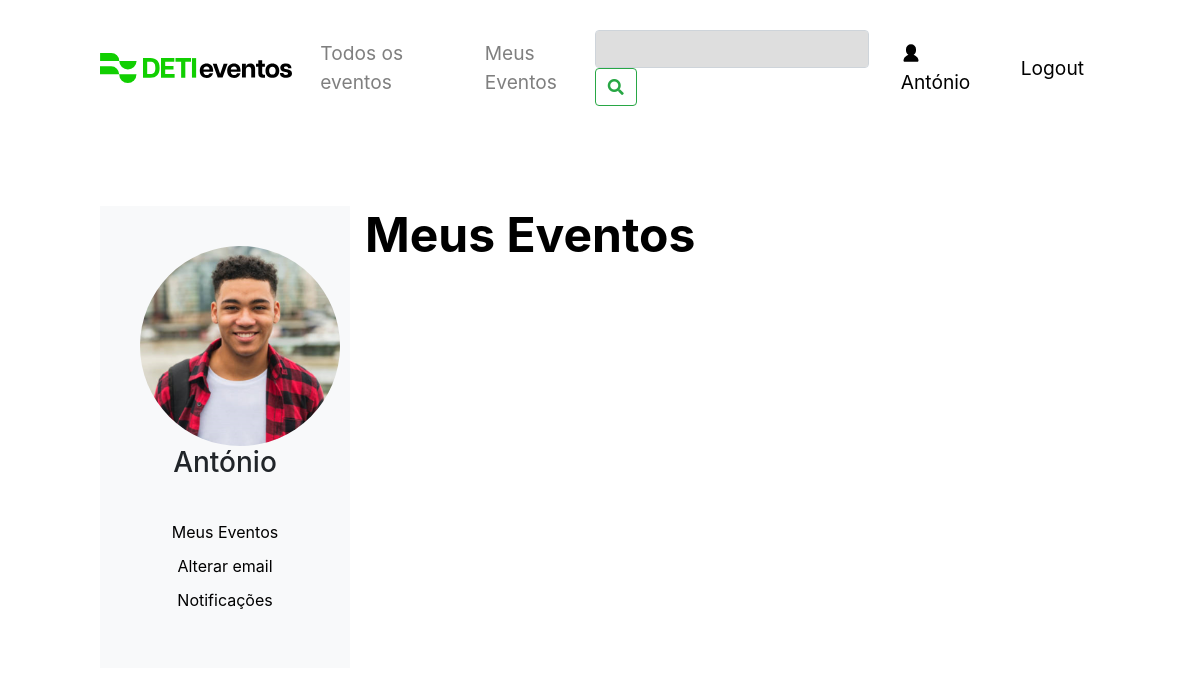
Page /meus_eventos (signed in) on the committed database.
### tables this page shows
CREATE TABLE users (
    id INTEGER PRIMARY KEY,
    email TEXT NOT NULL,
    name TEXT NOT NULL,
    password TEXT NOT NULL,
    img TEXT
    );

### app.py (the view)
@app.route('/meus_eventos')
def meus_eventos():
    user_id = get_user_id(session.get('user_email'))
    events = get_user_associated_events(user_id)
    user_img = get_user_img(user_id)
    converted_events = []
    for event in events:
        converted_event = list(event)
        converted_event[5] = datetime.strptime(event[5], '%Y-%m-%d').date()
        converted_events.append(tuple(converted_event))
    converted_events.sort(key=lambda x: x[5])
    user = 'user_email' in session
    name = session.get('user_name')
    user_events = get_user_events(user_id)
    user_events = list(user_events)
    event = get_events()
    registered_event_ids = [event[1] for event in user_events]
    registered_events = [event for event in converted_events if event[0] in registered_event_ids]
    return render_template('eventos.html', is_admin=False, user_id=2, name=name, user=user, user_events=user_events, event=event, registered_event_ids = registered_event_ids, events=registered_events, user_img=user_img)

### models.py (called while the page is built)
def get_user_id(email):
    connection = sqlite3.connect('data.db', check_same_thread=False)
    cursor = connection.cursor()
    cursor.execute("SELECT id FROM users WHERE email = ?", (email,))
    user_id = cursor.fetchall()
    if len(user_id) == 0:
        return None
    return user_id[0][0]

def get_events():
    connection = sqlite3.connect('data.db', check_same_thread=False)
    cursor = connection.cursor()
    try:
        cursor.execute("SELECT * FROM events")
        results = cursor.fetchall()
        return results
    except Exception as e:
        print(e)
        return None

def get_user_events(user_id):
    connection = sqlite3.connect('data.db', check_same_thread=False)
    cursor = connection.cursor()
    try:
        cursor.execute("SELECT * FROM user_events WHERE user_id = ?", (user_id,))
        results = cursor.fetchall()
        return results
    except Exception as e:
        print(e)
        return None

def get_user_associated_events(user_id):
    connection = sqlite3.connect('data.db', check_same_thread=False)
    cursor = connection.cursor()
    cursor.execute("""
    SELECT events.*
    FROM events
    JOIN user_events ON events.id = user_events.event_id
    WHERE user_events.user_id = ?
    """, (user_id,))
    return cursor.fetchall()

def get_user_img(user_id):
    connection = sqlite3.connect('data.db', check_same_thread=False)
    cursor = connection.cursor()
    cursor.execute("SELECT img FROM users WHERE id = ?", (user_id,))
    return cursor.fetchall()[0][0]

### templates/eventos.html (shortened to what this page needs)
<!DOCTYPE html>
<html lang="en">
<head>
  <link rel="stylesheet" href="https://cdnjs.cloudflare.com/ajax/libs/font-awesome/5.15.1/css/all.min.css">
  <link rel="stylesheet" href="https://stackpath.bootstrapcdn.com/bootstrap/4.3.1/css/bootstrap.min.css">
  <link rel="stylesheet" href="/static/css/navbar_style.css">
  <link rel="stylesheet" href="/static/css/perfil.css">
  <link rel="stylesheet" href="/static/css/style.css">
  <link rel="stylesheet" href="/static/css/pop_up.css">
  <link rel="stylesheet" href="https://cdn.jsdelivr.net/npm/sweetalert2@11/dist/sweetalert2.min.css">
</head>
<body>
  <nav class="navbar_style navbar navbar-expand-lg navbar-light bg-light">
    <a href="/">
      <img src="/static/images/DETI.svg" alt="DETI Logo">
    </a>
    <div class="collapse navbar-collapse" id="navbarNav">
      <ul class="navbar-nav">
        <li class="nav-item">
          <a class="nav-link navbar_style_links" href="/todos_os_eventos">Todos os eventos</a>
        </li>
        <li class="nav-item">
          <a class="nav-link navbar_style_links" href="/meus_eventos">Meus Eventos</a>
        </li>
      </ul>
      <form class="form-inline ml-auto" action="/search_meus" method="get">
        <input class="form-control mr-sm-2 navbar_style_search" type="text" placeholder="" name="q"
          aria-label="Campo_Pesquisa">
        <button class="btn btn-outline-success my-2 my-sm-0" type="submit"><i class="fas fa-search"
            aria-label="Botao_Pesquisar"></i></button>
      </form>
        {% if user %}
        <a class="nav-link ml-2 navbar_style_login" href="/meus_eventos">
          <img class="login-icon" src="static/images/user_icon.svg" alt="User Icon">
          {{ name }}
          {% endif %}
        </a>
        <a class="nav-link ml-2 navbar_style_login" href="/logout">
          Logout
        </a>
    </div>
  </nav>
  <div class="container-fluid">
    <div class="row">
      <div class="col-md-3 sidebar">
        <div class="user-profile">
          <img src= {{user_img}} alt="User Image" class="profile-image" style="width: 200px; height: 200px; object-fit: cover; border-radius: 50%;">          <h3>{{name}}</h3>
          <ul class="user-links">
            <li><a href="#">Meus Eventos</a></li>
            <li><a href="#">Alterar email</a></li>
            <li><a href="#">Notificações</a></li>
          </ul>
        </div>
      </div>
      <div class="col-md-9">
        <div class="events-header">
          <h1> Meus Eventos</h1>
        </div>
      </div>
    </div>
  </div>
</body>
</html>

### static/css/navbar_style.css (style rules this page uses)
.navbar_style { padding: 30px 0px; margin-bottom: 70px; display: flex; background-color: white !important; font-size: 1.2rem !important; }
.navbar_style img { height: 30px; }
.nav-item { margin-left: 20px !important; }
.navbar_style_login { color: #000 !important; }
.navbar_style_search { background-color: #DEDEDE !important; }
.login-icon { height: 20px; width: 20px; margin-top: -3px; }

### static/css/perfil.css (style rules this page uses)
body { margin: 0; padding: 0 100px; font-family: Inter, sans-serif; }
.sidebar { background-color: #f8f9fa; padding: 40px; height: 100%; }
.user-profile { text-align: center; }
.user-links { list-style: none; padding: 0; margin-top: 40px; }
.user-links li a { display: block; margin-top: 10px; color: black; text-decoration: none; }

### static/css/style.css (style rules this page uses)
:root { --primary-color: #4CAF50; --secundary-color: black; }
body { margin: 0; padding: 0 100px; font-family: Inter, sans-serif; }
h1 { color: black; font-weight: 700; font-size: 3rem; }
.navbar { background-color: white; color: var(--secundary-color); overflow: auto; }
.events-header { display: flex; margin-bottom: 20px; justify-content: space-between; align-items: center; }

### rows in the picture
users: name "António", img (picture)
